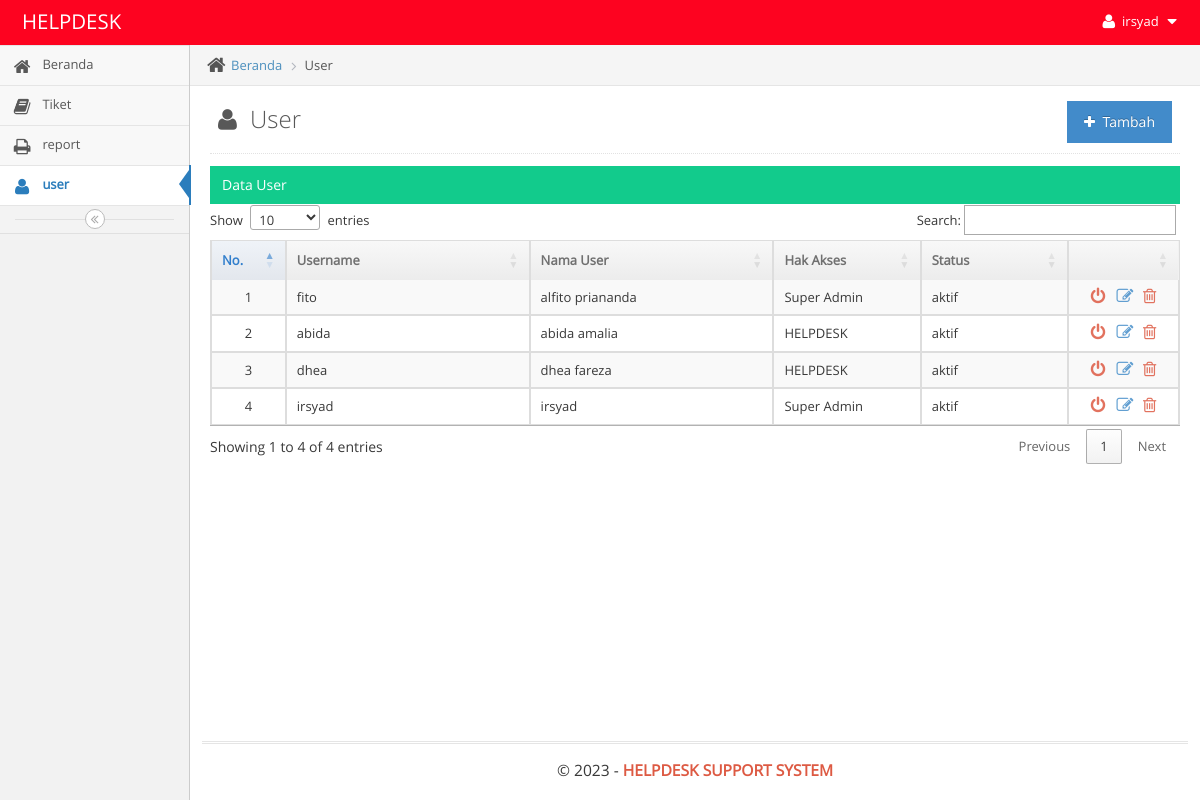
/main.php?module=user (signed in), run on the app's committed database.
### tables this page shows
CREATE TABLE `user` (
  `id_user` smallint(6) NOT NULL,
  `username` varchar(50) NOT NULL,
  `nama_user` varchar(50) NOT NULL,
  `password` varchar(50) NOT NULL,
  `departemen` varchar(100) NOT NULL,
  `email` varchar(50) NOT NULL,
  `telepon` varchar(13) NOT NULL,
  `hak_akses` enum('Super Admin','STAFF','HELPDESK') NOT NULL,
  `status` enum('aktif','blokir') NOT NULL DEFAULT 'aktif',
  `created_at` timestamp NOT NULL DEFAULT current_timestamp(),
  `updated_at` timestamp NOT NULL DEFAULT current_timestamp() ON UPDATE current_timestamp()
);

### modules/user/view.php (the view, shortened to what this page needs)
<div class="breadcrumbs breadcrumbs-fixed" id="breadcrumbs">
	<ul class="breadcrumb">
		<li>
			<i class="ace-icon fa fa-home home-icon"></i>
			<a href="?module=beranda">Beranda</a>
		</li>
		<li class="active">User</li>
	</ul>
</div>
<div class="page-content">
	<div class="page-header">
		<h1 style="color:#585858">
			<i style="margin-right:7px" class="ace-icon fa fa-user"></i> User
			<a href="?module=form_user&form=add">
                <button class="btn btn-primary pull-right">
					<i class="ace-icon fa fa-plus"></i> Tambah
				</button>
            </a>
		</h1>
	</div>
	<div class="row">
		<div class="col-xs-12">
			<div class="row">
				<div class="col-xs-12">
					<div class="table-header">
						Data User
					</div>
					<div>
						<table id="dynamic-table" class="table table-striped table-bordered table-hover">
							<thead>
								<tr>
									<th>No.</th>
									<th>Username</th>
									<th>Nama User</th>
									<th>Hak Akses</th>
									<th>Status</th>
									<th></th>
								</tr>
							</thead>
							<tbody>
							<?php
							$no = 1;
							$query = mysqli_query($mysqli, "SELECT * FROM user WHERE id_user!='0' ORDER BY id_user DESC")
															or die('Ada kesalahan pada query tampil data user: '.mysqli_error($mysqli));
                            while ($data = mysqli_fetch_assoc($query)) {
                            ?>
                            	<tr>
									<td width="40" class="center"><?php echo $no; ?></td>
									<td width="180" ><?php echo $data['username']; ?></td>
									<td width="180" ><?php echo $data['nama_user']; ?></td>
									<td width="100" ><?php echo $data['hak_akses']; ?></td>
									<td width="100" ><?php echo $data['status']; ?></td>
									<td width="70" class="center">
										<div class="action-buttons">
										<?php
										if ($data['status']=='aktif') { ?>
											<a data-rel="tooltip" data-placement="top" title="Blokir" style="margin-right:5px" class="red tooltip-error" href="modules/user/proses.php?act=off&id=<?php echo $data['id_user'];?>">
												<i class="ace-icon fa fa-power-off bigger-130"></i>
											</a>
										<?php
										} else { ?>
											<a data-rel="tooltip" data-placement="top" title="Aktif" style="margin-right:5px" class="green tooltip-success" href="modules/user/proses.php?act=on&id=<?php echo $data['id_user'];?>">
												<i class="ace-icon fa fa-check-square-o bigger-130"></i>
											</a>
										<?php
										}
										?>
											<a data-rel="tooltip" data-placement="top" title="Ubah" class="blue tooltip-info" href="?module=form_user&form=edit&id=<?php echo $data['id_user']; ?>">
												<i class="ace-icon fa fa-edit bigger-130"></i>
											</a>
											<a data-rel="tooltip" data-placement="top" title="Hapus" class="red tooltip-error" href="modules/user/proses.php?act=delete&id=<?php echo $data['id_user'];?>" onclick="return confirm('Anda yakin ingin menghapus data user <?php echo $data['username']; ?> ?');">
												<i class="ace-icon fa fa-trash-o bigger-130"></i>
											</a>
										</div>
									</td>
								</tr>
							<?php
                            	$no++;
                            } ?>
							</tbody>
						</table>
					</div>
				</div>
			</div>
		</div>
	</div>
</div>

### data on the page
user: username "fito", nama_user "alfito priananda", hak_akses "Super Admin", status "aktif"
user: username "abida", nama_user "abida amalia", hak_akses "HELPDESK", status "aktif"
user: username "dhea", nama_user "dhea fareza", hak_akses "HELPDESK", status "aktif"
user: username "irsyad", nama_user "irsyad", hak_akses "Super Admin", status "aktif"

### other printed values
$_SESSION['username'] "irsyad"
